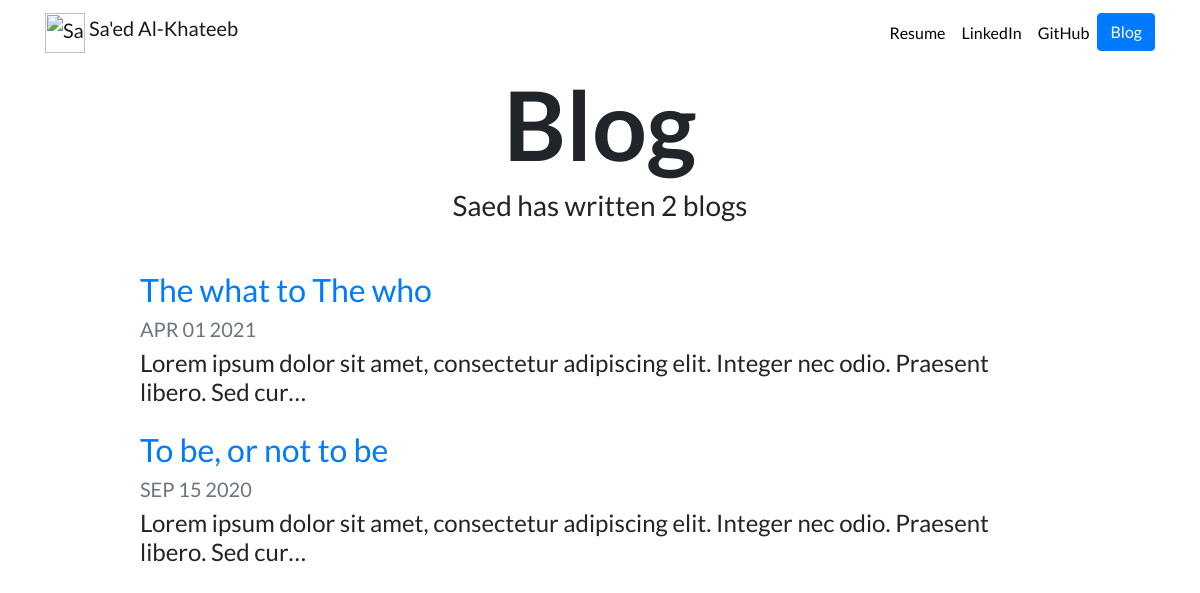
Screenshot of /blog/ with the database file from the repository.
### blog/models.py (models this page shows, shortened)
class Blog(models.Model):
    title = models.CharField(max_length=200)
    description = models.TextField()
    date = models.DateField()

### blog/views.py (the view)
# urls.py: path('', views.all_blogs, name='all_blogs'),
def all_blogs(request):
    blogs = Blog.objects.order_by('-date')
    return render(request, 'blog/all_blogs.html', {'blogs':blogs})

### blog/templates/blog/all_blogs.html
{% extends "portfolio/base.html" %}
{% load static %}
{% block content %}
<h1 id="blogtitle" class="font-weight-bold text-center">Blog</h1>
<h3 class="text-center mb-5">Saed has written {{ blogs.count }} blog{{ blogs.count|pluralize }}</h3>
{% for blog in blogs %}
<div class="row justify-content-center my-3">
  <div class="col-md-10">
    <a href="{% url 'blog:detail' blog.id %}">
      <h2>{{ blog.title }}</h2>
    </a>
    <h5 class="text-muted">{{ blog.date|date:'M d Y'|upper }}</h5>
    <h4>{{ blog.description|striptags|truncatechars:100 }}</h4>
  </div>
</div>
{% endfor %}
{% endblock %}

### portfolio/static/portfolio/custom.css (style rules this page uses)
body { font-family: 'Lato', sans-serif; }
#blogtitle { font-size: 6rem; }

### rows the page displays
Blog: title "The what to The who", date "APR 01 2021", description "Lorem ipsum dolor sit amet, consectetur adipiscing elit. Integer nec odio. Praesent libero. Sed cur…"
Blog: title "To be, or not to be", date "SEP 15 2020", description "Lorem ipsum dolor sit amet, consectetur adipiscing elit. Integer nec odio. Praesent libero. Sed cur…"

### other values shown
{{ blogs.count }} "2"
